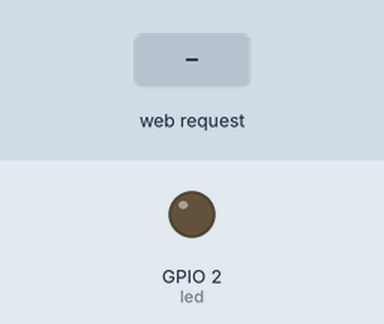
Bench run of a program on a simulated ESP32 board running MicroPython. On the bench: output pins drawn as LEDs (lit = HIGH). The inputs (shaded band) are chosen by the test bench. WiFi joins after 1.5 s; what the program prints to the serial console is not drawn.

Above: at 2.7 s.
2.8 s: HTTP request GET /?led=on received
At 3.3 s:
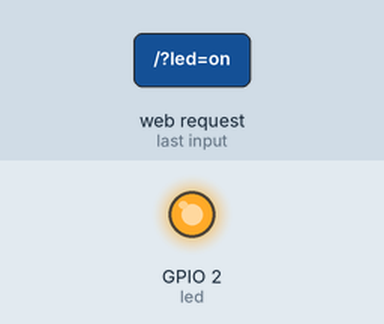
4.3 s: HTTP request GET /?led=off received
At 5.6 s:
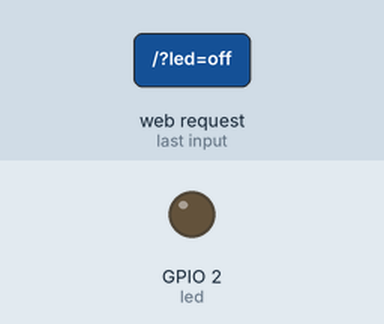
Timing chart, 0 to 7.3 s (numbered marks = the images above; inputs shaded):
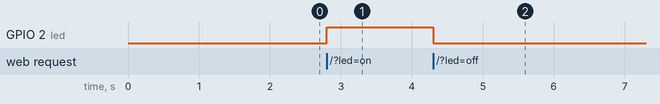

The program:

onboard_led_control_by_web.py
```python
import socket
import network
from machine import Pin

# 1. Setup Hardware
led = Pin(2, Pin.OUT)

# 2. Connect to WiFi
ssid = 'HMD CREST'
password = 'aby123456'

station = network.WLAN(network.STA_IF)
station.active(True)
station.connect(ssid, password)

print("Connecting to WiFi...")

while not station.isconnected():
    pass

print("Connection successful!")
ip_address = station.ifconfig()[0]
port = 80
print(f"Web Server is active at: http://{ip_address}:{port}")

# 3. Web Page Template with Dynamic Status
def web_page():
    # Check current LED state
    state = "ON" if led.value() == 1 else "OFF"
    # Dynamic color based on state
    status_color = "#4CAF50" if state == "ON" else "#f44336"

    html = f"""<html>
    <head>
        <meta name="viewport" content="width=device-width, initial-scale=1">
        <title>ESP32 Web Server</title>
        <style>
            body {{ font-family: Arial; text-align: center; margin-top: 50px; }}
            .button {{ padding: 20px; font-size: 20px; text-decoration: none; color: white; border-radius: 5px; display: inline-block; width: 120px; }}
            .on {{ background-color: #4CAF50; }}
            .off {{ background-color: #f44336; }}
            .status-box {{ font-size: 24px; font-weight: bold; color: {status_color}; margin-bottom: 20px; }}
        </style>
    </head>
    <body>
        <h1>ESP32 Control Center</h1>
        <div class="status-box">Current Status: {state}</div>
        <p><a href="/?led=on" class="button on">Turn ON</a></p>
        <p><a href="/?led=off" class="button off">Turn OFF</a></p>
    </body>
    </html>"""
    return html

# 4. Start Server
s = socket.socket(socket.AF_INET, socket.SOCK_STREAM)
s.bind(('', port))
s.listen(5)

while True:
    try:
        conn, addr = s.accept()
        request = conn.recv(1024).decode()

        # 1. Ignore empty requests or favicon requests
        if not request or 'favicon.ico' in request:
            conn.close()
            continue

        # 2. Only change the LED if the specific string is in the URL
        if '/?led=on' in request:
            led.value(1)
        elif '/?led=off' in request:
            led.value(0)

        # 3. Generate and send response
        response = web_page()
        conn.send('HTTP/1.1 200 OK\r\nContent-Type: text/html\r\nConnection: close\r\n\r\n')
        conn.sendall(response)
        conn.close()

    except Exception as e:
        print(f"Error: {e}")
        try: conn.close()
        except: pass
```

Measured:
- after the input at 2.8 s, GPIO 2 (led): LOW → HIGH at once
- after the input at 4.3 s, GPIO 2 (led): HIGH → LOW at once
